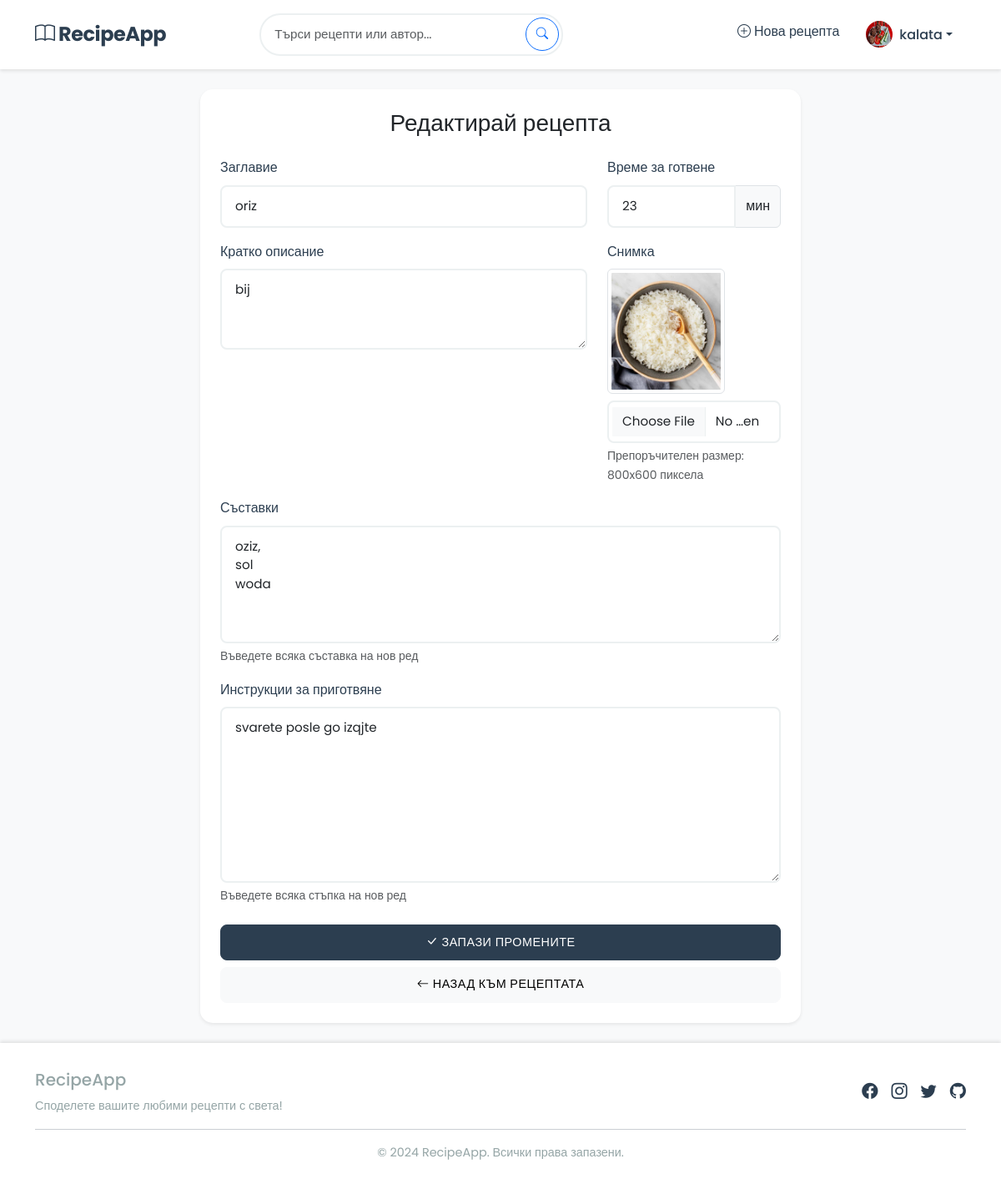
The page /edit/1 (signed in) on the database its author committed.
### app.py (models this page shows, shortened)
class User(db.Model):
    id = db.Column(db.Integer, primary_key=True)
    username = db.Column(db.String(80), unique=True, nullable=False)
    email = db.Column(db.String(120), unique=True, nullable=False)
    password_hash = db.Column(db.String(128))
    profile_picture = db.Column(db.String(200))
    is_admin = db.Column(db.Boolean, default=False)
    recipes = db.relationship('Recipe', backref='author', lazy=True)
    comments = db.relationship('Comment', backref='author', lazy=True)
    favorites = db.relationship('Favorite', backref='user', lazy=True)
    @property
    def is_authenticated(self):
        return True

class Recipe(db.Model):
    id = db.Column(db.Integer, primary_key=True)
    title = db.Column(db.String(100), nullable=False)
    description = db.Column(db.Text, nullable=False)
    ingredients = db.Column(db.Text, nullable=False)
    instructions = db.Column(db.Text, nullable=False)
    image = db.Column(db.String(200))
    cooking_time = db.Column(db.Integer)  # in minutes
    created_at = db.Column(db.DateTime, default=datetime.utcnow)
    user_id = db.Column(db.Integer, db.ForeignKey('user.id'), nullable=False)
    comments = db.relationship('Comment', backref='recipe', lazy=True)
    favorites = db.relationship('Favorite', backref='recipe', lazy=True)

### app.py (the view, shortened to what this page needs)
@app.route('/edit/<int:recipe_id>', methods=['GET', 'POST'])
@login_required
def edit_recipe(recipe_id):
    recipe = Recipe.query.get_or_404(recipe_id)
    if recipe.author != current_user:
        abort(403)
    return render_template('edit_recipe.html', recipe=recipe)

### app.py (called while the page is built)
@login_manager.user_loader
def load_user(user_id):
    return User.query.get(int(user_id))

### templates/edit_recipe.html (shortened to what this page needs)
{% extends "base.html" %}
{% block content %}
<div class="container">
    <div class="row justify-content-center">
        <div class="col-lg-8">
            <div class="card shadow-sm">
                <div class="card-body p-4">
                    <h1 class="h3 mb-4 text-center">Редактирай рецепта</h1>
                    <form method="POST" enctype="multipart/form-data">
                        <div class="row">
                            <div class="col-md-8">
                                <div class="mb-3">
                                    <label for="title" class="form-label">Заглавие</label>
                                    <input type="text" id="title" name="title" value="{{ recipe.title }}"
                                           class="form-control" required>
                                </div>
                                <div class="mb-3">
                                    <label for="description" class="form-label">Кратко описание</label>
                                    <textarea id="description" name="description" class="form-control"
                                              rows="3" required>{{ recipe.description }}</textarea>
                                </div>
                            </div>
                            <div class="col-md-4">
                                <div class="mb-3">
                                    <label for="cooking_time" class="form-label">Време за готвене</label>
                                    <div class="input-group">
                                        <input type="number" id="cooking_time" name="cooking_time"
                                               class="form-control" min="1" step="1"
                                               value="{{ recipe.cooking_time or '' }}" required>
                                        <span class="input-group-text">мин</span>
                                    </div>
                                </div>
                                <div class="mb-3">
                                    <label for="image" class="form-label">Снимка</label>
                                    {% if recipe.image %}
                                    <div class="mb-2">
                                        <img src="{{ url_for('static', filename='recipe_images/' ~ recipe.image) }}"
                                             alt="Current recipe image" class="img-thumbnail" style="max-height: 150px;">
                                    </div>
                                    {% endif %}
                                    <input type="file" id="image" name="image" accept="image/*" class="form-control">
                                    <div class="form-text">Препоръчителен размер: 800x600 пиксела</div>
                                </div>
                            </div>
                        </div>
                        <div class="mb-3">
                            <label for="ingredients" class="form-label">Съставки</label>
                            <textarea id="ingredients" name="ingredients" class="form-control"
                                      rows="5" required>{{ recipe.ingredients }}</textarea>
                            <div class="form-text">Въведете всяка съставка на нов ред</div>
                        </div>
                        <div class="mb-4">
                            <label for="instructions" class="form-label">Инструкции за приготвяне</label>
                            <textarea id="instructions" name="instructions" class="form-control"
                                      rows="8" required>{{ recipe.instructions }}</textarea>
                            <div class="form-text">Въведете всяка стъпка на нов ред</div>
                        </div>
                        <div class="d-grid gap-2">
                            <button type="submit" class="btn btn-primary">
                                <i class="bi bi-check-lg"></i> Запази промените
                            </button>
                            <a href="{{ url_for('recipe_detail', recipe_id=recipe.id) }}" class="btn btn-light">
                                <i class="bi bi-arrow-left"></i> Назад към рецептата
                            </a>
                        </div>
                    </form>
                </div>
            </div>
        </div>
    </div>
</div>
{% endblock %}

### templates/base.html (shortened to what this page needs)
<!DOCTYPE html>
<html lang="bg">
<head>
    <link rel="stylesheet" href="https://cdn.jsdelivr.net/npm/bootstrap@5.3.0/dist/css/bootstrap.min.css">
    <link rel="stylesheet" href="https://cdn.jsdelivr.net/npm/bootstrap-icons@1.7.2/font/bootstrap-icons.css">
    <link rel="stylesheet" href="{{ url_for('static', filename='css/style.css') }}">
</head>
<body>
    <nav class="navbar navbar-expand-lg navbar-light">
        <div class="container">
            <a class="navbar-brand" href="{{ url_for('index') }}">
                <i class="bi bi-book"></i> RecipeApp
            </a>
            <div class="collapse navbar-collapse" id="navbarNav">
                <form class="d-flex me-auto search-container" method="get" action="{{ url_for('index') }}">
                    <input class="form-control" type="search" name="q" placeholder="Търси рецепти или автор..." value="{{ search_query or '' }}">
                    <button class="btn btn-outline-primary" type="submit">
                        <i class="bi bi-search"></i>
                    </button>
                </form>
                <ul class="navbar-nav ms-auto">
                    {% if current_user.is_authenticated %}
                        <li class="nav-item">
                            <a class="nav-link" href="{{ url_for('add_recipe') }}">
                                <i class="bi bi-plus-circle"></i> Нова рецепта
                            </a>
                        </li>
                        <li class="nav-item dropdown">
                            <a class="nav-link dropdown-toggle d-flex align-items-center" href="#" role="button" data-bs-toggle="dropdown">
                                {% if current_user.profile_picture %}
                                    <img src="{{ url_for('static', filename='profile_pics/' ~ current_user.profile_picture) }}"
                                         alt="Profile" class="rounded-circle me-2" width="32" height="32">
                                {% else %}
                                    <i class="bi bi-person-circle me-2"></i>
                                {% endif %}
                                {{ current_user.username }}
                            </a>
                        </li>
                    {% endif %}
                </ul>
            </div>
        </div>
    </nav>
    <main class="container py-4">
        {% block content %}{% endblock %}
    </main>
    <footer class="footer">
        <div class="container">
            <div class="footer-content">
                <div class="footer-text">
                    <h5 class="mb-2">RecipeApp</h5>
                    <p class="mb-0">Споделете вашите любими рецепти с света!</p>
                </div>
                <div class="social-links">
                    <a href="#" target="_blank"><i class="bi bi-facebook"></i></a>
                    <a href="#" target="_blank"><i class="bi bi-instagram"></i></a>
                    <a href="#" target="_blank"><i class="bi bi-twitter"></i></a>
                    <a href="#" target="_blank"><i class="bi bi-github"></i></a>
                </div>
            </div>
            <hr class="my-3">
            <div class="text-center">
                <p class="footer-text mb-0">&copy; 2024 RecipeApp. Всички права запазени.</p>
            </div>
        </div>
    </footer>
</body>
</html>

### static/css/style.css (style rules this page uses)
:root { --primary-color: #2c3e50; --secondary-color: #e74c3c; --accent-color: #3498db; --background-color: #f8f9fa; --text-color: #2c3e50; --card-shadow: 0 4px 6px rgba(0, 0, 0, 0.1); --hover-shadow: 0 6px 12px rgba(0, 0, 0, 0.15); --success-color: #2ecc71; --warning-color: #f1c40f; --danger-color: #e74c3c; --gray-color: #95a5a6; --light-gray: #ecf0f1; }
body { font-family: 'Poppins', sans-serif; background-color: var(--background-color); color: var(--text-color); line-height: 1.6; min-height: 100vh; display: flex; flex-direction: column; }
.navbar { background-color: white !important; box-shadow: 0 2px 4px rgba(0, 0, 0, 0.1); padding: 1rem 0; position: sticky; top: 0; z-index: 1000; }
.navbar-brand { font-weight: 700; color: var(--primary-color) !important; font-size: 1.5rem; letter-spacing: -0.5px; }
.nav-link { color: var(--primary-color) !important; font-weight: 500; transition: all 0.3s ease; padding: 0.5rem 1rem !important; border-radius: 5px; }
.card { border: none; border-radius: 15px; box-shadow: var(--card-shadow); transition: all 0.3s ease; overflow: hidden; background-color: white; height: 100%; }
.btn { border-radius: 8px; padding: 0.6rem 1.5rem; font-weight: 500; transition: all 0.3s ease; text-transform: uppercase; font-size: 0.9rem; letter-spacing: 0.5px; }
.btn-primary { background-color: var(--primary-color); border-color: var(--primary-color); }
.form-control { border-radius: 8px; border: 2px solid var(--light-gray); padding: 0.75rem 1rem; transition: all 0.3s ease; font-size: 0.95rem; }
.form-label { font-weight: 500; color: var(--primary-color); margin-bottom: 0.5rem; }
.search-container { position: relative; max-width: 500px; margin: 0 auto; }
.search-container .form-control { padding-right: 50px; border-radius: 25px; background-color: white; }
.search-container .btn { position: absolute; right: 5px; top: 50%; transform: translateY(-50%); border-radius: 50%; width: 40px; height: 40px; padding: 0; display: flex; align-items: center; justify-content: center; }
.footer { background-color: white; padding: 2rem 0; margin-top: auto; box-shadow: 0 -2px 4px rgba(0, 0, 0, 0.1); }
.footer-content { display: flex; justify-content: space-between; align-items: center; }
.footer-text { color: var(--gray-color); font-size: 0.9rem; }
.social-links { display: flex; gap: 1rem; }
.social-links a { color: var(--primary-color); font-size: 1.2rem; transition: color 0.3s ease; }

### rows shown on the page
User: profile_picture (picture), username "kalata"
Recipe: title "oriz", description "bij", cooking_time "23", image (picture), ingredients "oziz, sol woda", instructions "svarete posle go izqjte"
